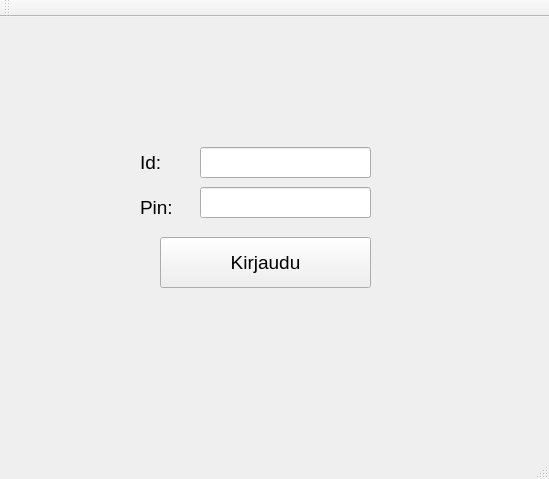
<?xml version="1.0" encoding="UTF-8"?>
<ui version="4.0">
 <class>MainWindow</class>
 <widget class="QMainWindow" name="MainWindow">
  <property name="geometry">
   <rect>
    <x>0</x>
    <y>0</y>
    <width>549</width>
    <height>479</height>
   </rect>
  </property>
  <property name="windowTitle">
   <string>MainWindow</string>
  </property>
  <widget class="QWidget" name="centralWidget">
   <widget class="QPushButton" name="BtnLogin">
    <property name="geometry">
     <rect>
      <x>160</x>
      <y>220</y>
      <width>211</width>
      <height>51</height>
     </rect>
    </property>
    <property name="font">
     <font>
      <pointsize>14</pointsize>
     </font>
    </property>
    <property name="text">
     <string>Kirjaudu</string>
    </property>
   </widget>
   <widget class="QLabel" name="labelID">
    <property name="geometry">
     <rect>
      <x>140</x>
      <y>130</y>
      <width>161</width>
      <height>31</height>
     </rect>
    </property>
    <property name="font">
     <font>
      <pointsize>14</pointsize>
     </font>
    </property>
    <property name="text">
     <string>Id:</string>
    </property>
   </widget>
   <widget class="QLabel" name="labelPIN">
    <property name="geometry">
     <rect>
      <x>140</x>
      <y>180</y>
      <width>121</width>
      <height>21</height>
     </rect>
    </property>
    <property name="font">
     <font>
      <pointsize>14</pointsize>
     </font>
    </property>
    <property name="text">
     <string>Pin:</string>
    </property>
   </widget>
   <widget class="QLineEdit" name="lineEditID">
    <property name="geometry">
     <rect>
      <x>200</x>
      <y>130</y>
      <width>171</width>
      <height>31</height>
     </rect>
    </property>
   </widget>
   <widget class="QLineEdit" name="lineEditPIN">
    <property name="geometry">
     <rect>
      <x>200</x>
      <y>170</y>
      <width>171</width>
      <height>31</height>
     </rect>
    </property>
   </widget>
  </widget>
  <widget class="QMenuBar" name="menuBar">
   <property name="geometry">
    <rect>
     <x>0</x>
     <y>0</y>
     <width>549</width>
     <height>26</height>
    </rect>
   </property>
  </widget>
  <widget class="QToolBar" name="mainToolBar">
   <attribute name="toolBarArea">
    <enum>TopToolBarArea</enum>
   </attribute>
   <attribute name="toolBarBreak">
    <bool>false</bool>
   </attribute>
  </widget>
  <widget class="QStatusBar" name="statusBar"/>
 </widget>
 <layoutdefault spacing="6" margin="11"/>
 <resources/>
 <connections/>
</ui>
